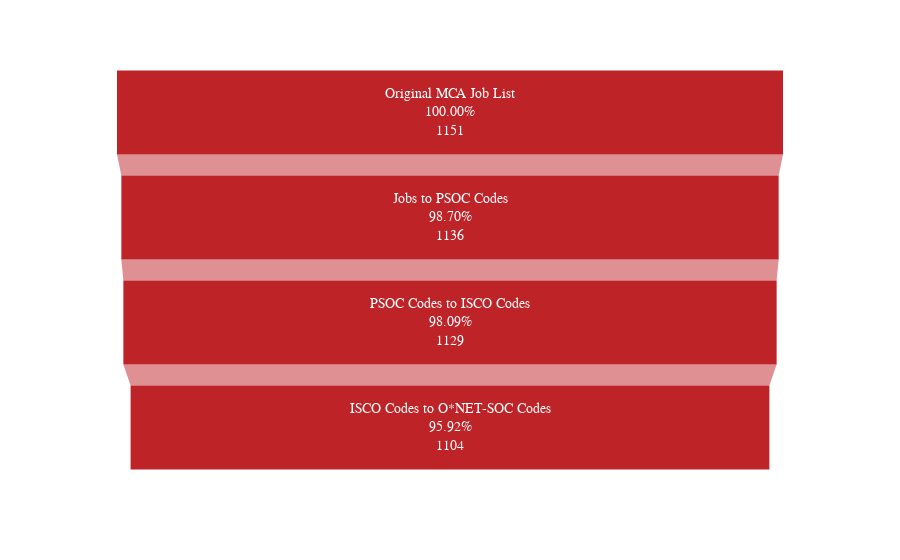

Notebook source saved alongside this figure:
### Markdown cell above
In the process of mapping the ISCO codes to SOC codes, 25 jobs were lost. In total from this whole process of the MCA job list to the SOC codes, 47 jobs were dropped. For an overall visualization of how the jobs were dropped, please see the funnel chart below.

### Code cell
import plotly.express as px

stages = [
    'Original MCA Job List', 
    'Jobs to PSOC Codes', 
    'PSOC Codes to ISCO Codes', 
    'ISCO Codes to O*NET-SOC Codes'
]
numbers = [1151, 1136, 1129, 1104]
data = dict(number=numbers, stage=stages)

# Show number of jobs + percentage on the bar
percent_text = [f"{stage}<br>{n/numbers[0]*100:.2f}%" 
                for stage, n in zip(stages, numbers)]

fig = px.funnel(
    data, 
    x='number', 
    y='stage', 
    text=percent_text
)

# Set bar color
fig.update_traces(marker_color="#be2328")  # dark red color

# Set background to white and font to Times New Roman
fig.update_layout(
    paper_bgcolor='white',
    plot_bgcolor='white',
    font=dict(
        family="Times New Roman, Times, serif",
        size=14,
        color="black"
    )
)

# Hide y-axis entirely
fig.update_yaxes(showticklabels=False, title='')

fig.show()

### Figure 1 — Plotly figure (JSON) as saved in the notebook; plotly's stock layout.template omitted (floating-point values rounded to 4 significant figures)
{"data": [{"hovertemplate": "number=%{x}<br>stage=%{y}<br>text=%{text}<extra></extra>", "legendgroup": "", "marker": {"color": "#be2328"}, "name": "", "orientation": "h", "showlegend": false, "text": ["Original MCA Job List<br>100.00%", "Jobs to PSOC Codes<br>98.70%", "PSOC Codes to ISCO Codes<br>98.09%", "ISCO Codes to O*NET-SOC Codes<br>95.92%"], "type": "funnel", "x": [1151, 1136, 1129, 1104], "xaxis": "x", "y": ["Original MCA Job List", "Jobs to PSOC Codes", "PSOC Codes to ISCO Codes", "ISCO Codes to O*NET-SOC Codes"], "yaxis": "y"}], "layout": {"font": {"color": "black", "family": "Times New Roman, Times, serif", "size": 14}, "legend": {"tracegroupgap": 0}, "margin": {"t": 60}, "paper_bgcolor": "white", "plot_bgcolor": "white", "xaxis": {"anchor": "y", "domain": [0, 1], "title": {"text": "number"}}, "yaxis": {"anchor": "x", "domain": [0, 1], "showticklabels": false, "title": {"text": ""}}}}
